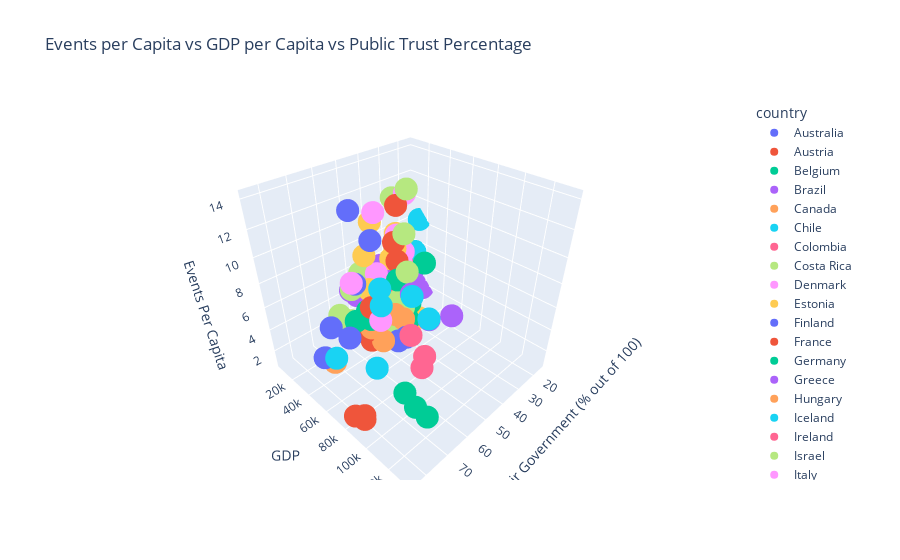

Here is the notebook cell this chart was saved with:
### Code cell
import plotly.express as px

# Create the scatter plot using Plotly Express
fig = px.scatter_3d(
    combined_data, 
    x='public_trust_percentage',
    y='gdp_per_capita' ,
    z='events_per_capita', 
    color='country',
    labels={
        'events_per_capita': 'Events Per Capita',
        'gdp_per_capita': 'GDP',
        'public_trust_percentage': 'Public Trust of Their Government (% out of 100)'
    },
    title='Events per Capita vs GDP per Capita vs Public Trust Percentage'
)

fig.show()

### Figure 1 — Plotly figure (JSON) as saved in the notebook; plotly's stock layout.template omitted (floating-point values rounded to 4 significant figures)
{"data": [{"hovertemplate": "country=Australia<br>Public Trust of Their Government (% out of 100)=%{x}<br>GDP=%{y}<br>Events Per Capita=%{z}<extra></extra>", "legendgroup": "Australia", "marker": {"color": "#636efa", "symbol": "circle"}, "mode": "markers", "name": "Australia", "scene": "scene", "showlegend": true, "type": "scatter3d", "x": [51.9, 49.9], "y": [60700.0, 65100.0], "z": [2.651, 3.053]}, {"hovertemplate": "country=Austria<br>Public Trust of Their Government (% out of 100)=%{x}<br>GDP=%{y}<br>Events Per Capita=%{z}<extra></extra>", "legendgroup": "Austria", "marker": {"color": "#EF553B", "symbol": "circle"}, "mode": "markers", "name": "Austria", "scene": "scene", "showlegend": true, "type": "scatter3d", "x": [62.6, 61, 61], "y": [48790.0, 53520.0, 52080.0], "z": [3.97, 6.275, 3.252]}, {"hovertemplate": "country=Belgium<br>Public Trust of Their Government (% out of 100)=%{x}<br>GDP=%{y}<br>Events Per Capita=%{z}<extra></extra>", "legendgroup": "Belgium", "marker": {"color": "#00cc96", "symbol": "circle"}, "mode": "markers", "name": "Belgium", "scene": "scene", "showlegend": true, "type": "scatter3d", "x": [29.5, 47.3, 57.2], "y": [45610.0, 51850.0, 49930.0], "z": [6.795, 7.19, 4.476]}, {"hovertemplate": "country=Brazil<br>Public Trust of Their Government (% out of 100)=%{x}<br>GDP=%{y}<br>Events Per Capita=%{z}<extra></extra>", "legendgroup": "Brazil", "marker": {"color": "#ab63fa", "symbol": "circle"}, "mode": "markers", "name": "Brazil", "scene": "scene", "showlegend": true, "type": "scatter3d", "x": [16.8, 34.1, 36.2, 32.7, 39.2], "y": [9121.0, 8845.0, 6924.0, 7697.0, 8918.0], "z": [3.116, 1.58, 1.179, 1.894, 1.731]}, {"hovertemplate": "country=Canada<br>Public Trust of Their Government (% out of 100)=%{x}<br>GDP=%{y}<br>Events Per Capita=%{z}<extra></extra>", "legendgroup": "Canada", "marker": {"color": "#FFA15A", "symbol": "circle"}, "mode": "markers", "name": "Canada", "scene": "scene", "showlegend": true, "type": "scatter3d", "x": [61, 50.7], "y": [52520.0, 55520.0], "z": [4.424, 4.696]}, {"hovertemplate": "country=Chile<br>Public Trust of Their Government (% out of 100)=%{x}<br>GDP=%{y}<br>Events Per Capita=%{z}<extra></extra>", "legendgroup": "Chile", "marker": {"color": "#19d3f3", "symbol": "circle"}, "mode": "markers", "name": "Chile", "scene": "scene", "showlegend": true, "type": "scatter3d", "x": [33.5, 15.3, 17.1, 23.2, 28.7], "y": [15820.0, 14630.0, 13170.0, 16240.0, 15360.0], "z": [5.524, 8.351, 5.43, 4.514, 4.729]}, {"hovertemplate": "country=Colombia<br>Public Trust of Their Government (% out of 100)=%{x}<br>GDP=%{y}<br>Events Per Capita=%{z}<extra></extra>", "legendgroup": "Colombia", "marker": {"color": "#FF6692", "symbol": "circle"}, "mode": "markers", "name": "Colombia", "scene": "scene", "showlegend": true, "type": "scatter3d", "x": [27.5, 32.8, 37.4, 28.9, 29.7], "y": [6782.0, 6437.0, 5304.0, 6183.0, 6624.0], "z": [0.8239, 1.243, 1.347, 4.432, 2.629]}, {"hovertemplate": "country=Costa Rica<br>Public Trust of Their Government (% out of 100)=%{x}<br>GDP=%{y}<br>Events Per Capita=%{z}<extra></extra>", "legendgroup": "Costa Rica", "marker": {"color": "#B6E880", "symbol": "circle"}, "mode": "markers", "name": "Costa Rica", "scene": "scene", "showlegend": true, "type": "scatter3d", "x": [48, 28.3, 29.8, 31.5, 60], "y": [12380.0, 12670.0, 12180.0, 12600.0, 13370.0], "z": [5.932, 6.589, 11.03, 3.725, 3.166]}, {"hovertemplate": "country=Denmark<br>Public Trust of Their Government (% out of 100)=%{x}<br>GDP=%{y}<br>Events Per Capita=%{z}<extra></extra>", "legendgroup": "Denmark", "marker": {"color": "#FF97FF", "symbol": "circle"}, "mode": "markers", "name": "Denmark", "scene": "scene", "showlegend": true, "type": "scatter3d", "x": [71.6, 65.2, 63.5], "y": [60840.0, 69270.0, 67790.0], "z": [9.62, 14.14, 6.285]}, {"hovertemplate": "country=Estonia<br>Public Trust of Their Government (% out of 100)=%{x}<br>GDP=%{y}<br>Events Per Capita=%{z}<extra></extra>", "legendgroup": "Estonia", "marker": {"color": "#FECB52", "symbol": "circle"}, "mode": "markers", "name": "Estonia", "scene": "scene", "showlegend": true, "type": "scatter3d", "x": [46.5, 51.9, 50.8], "y": [23600.0, 27940.0, 28250.0], "z": [10.61, 8.49, 5.486]}, {"hovertemplate": "country=Finland<br>Public Trust of Their Government (% out of 100)=%{x}<br>GDP=%{y}<br>Events Per Capita=%{z}<extra></extra>", "legendgroup": "Finland", "marker": {"color": "#636efa", "symbol": "circle"}, "mode": "markers", "name": "Finland", "scene": "scene", "showlegend": true, "type": "scatter3d", "x": [80.9, 71.4, 77.5], "y": [49170.0, 53500.0, 50870.0], "z": [3.906, 4.783, 6.209]}, {"hovertemplate": "country=France<br>Public Trust of Their Government (% out of 100)=%{x}<br>GDP=%{y}<br>Events Per Capita=%{z}<extra></extra>", "legendgroup": "France", "marker": {"color": "#EF553B", "symbol": "circle"}, "mode": "markers", "name": "France", "scene": "scene", "showlegend": true, "type": "scatter3d", "x": [41, 43.4, 43.4], "y": [39180.0, 43670.0, 40890.0], "z": [7.644, 12.33, 9.447]}, {"hovertemplate": "country=Germany<br>Public Trust of Their Government (% out of 100)=%{x}<br>GDP=%{y}<br>Events Per Capita=%{z}<extra></extra>", "legendgroup": "Germany", "marker": {"color": "#00cc96", "symbol": "circle"}, "mode": "markers", "name": "Germany", "scene": "scene", "showlegend": true, "type": "scatter3d", "x": [65.4, 60.5, 60.8], "y": [46750.0, 51430.0, 48720.0], "z": [5.161, 5.066, 5.692]}, {"hovertemplate": "country=Greece<br>Public Trust of Their Government (% out of 100)=%{x}<br>GDP=%{y}<br>Events Per Capita=%{z}<extra></extra>", "legendgroup": "Greece", "marker": {"color": "#ab63fa", "symbol": "circle"}, "mode": "markers", "name": "Greece", "scene": "scene", "showlegend": true, "type": "scatter3d", "x": [15.7, 39.6, 39.7, 40.2, 25.6], "y": [19760.0, 19140.0, 17620.0, 20310.0, 20870.0], "z": [1.891, 4.636, 6.169, 5.279, 4.162]}, {"hovertemplate": "country=Hungary<br>Public Trust of Their Government (% out of 100)=%{x}<br>GDP=%{y}<br>Events Per Capita=%{z}<extra></extra>", "legendgroup": "Hungary", "marker": {"color": "#FFA15A", "symbol": "circle"}, "mode": "markers", "name": "Hungary", "scene": "scene", "showlegend": true, "type": "scatter3d", "x": [42.9, 41.7, 44.2], "y": [16130.0, 18750.0, 18390.0], "z": [2.041, 1.318, 4.304]}, {"hovertemplate": "country=Iceland<br>Public Trust of Their Government (% out of 100)=%{x}<br>GDP=%{y}<br>Events Per Capita=%{z}<extra></extra>", "legendgroup": "Iceland", "marker": {"color": "#19d3f3", "symbol": "circle"}, "mode": "markers", "name": "Iceland", "scene": "scene", "showlegend": true, "type": "scatter3d", "x": [59.2, 63.4, 51.5], "y": [58850.0, 68710.0, 73470.0], "z": [7.913, 7.516, 7.33]}, {"hovertemplate": "country=Ireland<br>Public Trust of Their Government (% out of 100)=%{x}<br>GDP=%{y}<br>Events Per Capita=%{z}<extra></extra>", "legendgroup": "Ireland", "marker": {"color": "#FF6692", "symbol": "circle"}, "mode": "markers", "name": "Ireland", "scene": "scene", "showlegend": true, "type": "scatter3d", "x": [58.8, 62.3, 62.3], "y": [85970.0, 102000.0, 104000.0], "z": [5.596, 4.331, 5.442]}, {"hovertemplate": "country=Israel<br>Public Trust of Their Government (% out of 100)=%{x}<br>GDP=%{y}<br>Events Per Capita=%{z}<extra></extra>", "legendgroup": "Israel", "marker": {"color": "#B6E880", "symbol": "circle"}, "mode": "markers", "name": "Israel", "scene": "scene", "showlegend": true, "type": "scatter3d", "x": [43.8, 38.9, 42.2, 49.6, 38.9, 44, 44], "y": [37690.0, 41110.0, 42410.0, 44450.0, 44850.0, 52130.0, 54930.0], "z": [1.521, 3.317, 4.391, 4.716, 13.25, 10.61, 7.711]}, {"hovertemplate": "country=Italy<br>Public Trust of Their Government (% out of 100)=%{x}<br>GDP=%{y}<br>Events Per Capita=%{z}<extra></extra>", "legendgroup": "Italy", "marker": {"color": "#FF97FF", "symbol": "circle"}, "mode": "markers", "name": "Italy", "scene": "scene", "showlegend": true, "type": "scatter3d", "x": [37.5, 35.4, 35.4], "y": [31920.0, 36450.0, 34780.0], "z": [9.233, 12.46, 7.794]}, {"hovertemplate": "country=Japan<br>Public Trust of Their Government (% out of 100)=%{x}<br>GDP=%{y}<br>Events Per Capita=%{z}<extra></extra>", "legendgroup": "Japan", "marker": {"color": "#FECB52", "symbol": "circle"}, "mode": "markers", "name": "Japan", "scene": "scene", "showlegend": true, "type": "scatter3d", "x": [38.5, 41.1, 42.3, 29.1, 43.1], "y": [39750.0, 40420.0, 40040.0, 40060.0, 34020.0], "z": [1.291, 1.018, 1.2, 1.129, 1.266]}, {"hovertemplate": "country=Latvia<br>Public Trust of Their Government (% out of 100)=%{x}<br>GDP=%{y}<br>Events Per Capita=%{z}<extra></extra>", "legendgroup": "Latvia", "marker": {"color": "#636efa", "symbol": "circle"}, "mode": "markers", "name": "Latvia", "scene": "scene", "showlegend": true, "type": "scatter3d", "x": [30.7, 29.5, 29.5], "y": [18100.0, 20930.0, 21780.0], "z": [3.578, 3.29, 2.501]}, {"hovertemplate": "country=Lithuania<br>Public Trust of Their Government (% out of 100)=%{x}<br>GDP=%{y}<br>Events Per Capita=%{z}<extra></extra>", "legendgroup": "Lithuania", "marker": {"color": "#EF553B", "symbol": "circle"}, "mode": "markers", "name": "Lithuania", "scene": "scene", "showlegend": true, "type": "scatter3d", "x": [47.4, 30.4, 30.4], "y": [20380.0, 23850.0, 25060.0], "z": [2.111, 5.284, 2.684]}, {"hovertemplate": "country=Luxembourg<br>Public Trust of Their Government (% out of 100)=%{x}<br>GDP=%{y}<br>Events Per Capita=%{z}<extra></extra>", "legendgroup": "Luxembourg", "marker": {"color": "#00cc96", "symbol": "circle"}, "mode": "markers", "name": "Luxembourg", "scene": "scene", "showlegend": true, "type": "scatter3d", "x": [78, 78, 78], "y": [116900.0, 133700.0, 125000.0], "z": [5.552, 5.0, 5.053]}, {"hovertemplate": "country=Mexico<br>Public Trust of Their Government (% out of 100)=%{x}<br>GDP=%{y}<br>Events Per Capita=%{z}<extra></extra>", "legendgroup": "Mexico", "marker": {"color": "#ab63fa", "symbol": "circle"}, "mode": "markers", "name": "Mexico", "scene": "scene", "showlegend": true, "type": "scatter3d", "x": [29.5, 49.5, 45.9, 48.3, 52.9], "y": [10130.0, 10430.0, 8895.0, 10360.0, 11500.0], "z": [3.444, 3.853, 4.484, 4.852, 4.721]}, {"hovertemplate": "country=Netherlands<br>Public Trust of Their Government (% out of 100)=%{x}<br>GDP=%{y}<br>Events Per Capita=%{z}<extra></extra>", "legendgroup": "Netherlands", "marker": {"color": "#FFA15A", "symbol": "circle"}, "mode": "markers", "name": "Netherlands", "scene": "scene", "showlegend": true, "type": "scatter3d", "x": [78.1, 58.5, 47.2], "y": [52160.0, 58730.0, 57030.0], "z": [3.325, 3.325, 3.988]}, {"hovertemplate": "country=Norway<br>Public Trust of Their Government (% out of 100)=%{x}<br>GDP=%{y}<br>Events Per Capita=%{z}<extra></extra>", "legendgroup": "Norway", "marker": {"color": "#19d3f3", "symbol": "circle"}, "mode": "markers", "name": "Norway", "scene": "scene", "showlegend": true, "type": "scatter3d", "x": [82.9, 77.4, 63.6], "y": [68340.0, 93070.0, 108700.0], "z": [5.465, 5.676, 8.832]}, {"hovertemplate": "country=Poland<br>Public Trust of Their Government (% out of 100)=%{x}<br>GDP=%{y}<br>Events Per Capita=%{z}<extra></extra>", "legendgroup": "Poland", "marker": {"color": "#FF6692", "symbol": "circle"}, "mode": "markers", "name": "Poland", "scene": "scene", "showlegend": true, "type": "scatter3d", "x": [27.3, 25.9, 34.2], "y": [15820.0, 18050.0, 18690.0], "z": [4.821, 4.784, 3.129]}, {"hovertemplate": "country=Portugal<br>Public Trust of Their Government (% out of 100)=%{x}<br>GDP=%{y}<br>Events Per Capita=%{z}<extra></extra>", "legendgroup": "Portugal", "marker": {"color": "#B6E880", "symbol": "circle"}, "mode": "markers", "name": "Portugal", "scene": "scene", "showlegend": true, "type": "scatter3d", "x": [61.5, 57.6, 58.9], "y": [22240.0, 24660.0, 24520.0], "z": [3.486, 5.945, 3.18]}, {"hovertemplate": "country=Slovenia<br>Public Trust of Their Government (% out of 100)=%{x}<br>GDP=%{y}<br>Events Per Capita=%{z}<extra></extra>", "legendgroup": "Slovenia", "marker": {"color": "#FF97FF", "symbol": "circle"}, "mode": "markers", "name": "Slovenia", "scene": "scene", "showlegend": true, "type": "scatter3d", "x": [45.3, 33.9, 45.1], "y": [25560.0, 29330.0, 28440.0], "z": [6.278, 6.546, 3.03]}, {"hovertemplate": "country=Spain<br>Public Trust of Their Government (% out of 100)=%{x}<br>GDP=%{y}<br>Events Per Capita=%{z}<extra></extra>", "legendgroup": "Spain", "marker": {"color": "#FECB52", "symbol": "circle"}, "mode": "markers", "name": "Spain", "scene": "scene", "showlegend": true, "type": "scatter3d", "x": [38.2, 37.2, 37.2], "y": [26980.0, 30490.0, 29670.0], "z": [7.068, 9.29, 7.987]}, {"hovertemplate": "country=Sweden<br>Public Trust of Their Government (% out of 100)=%{x}<br>GDP=%{y}<br>Events Per Capita=%{z}<extra></extra>", "legendgroup": "Sweden", "marker": {"color": "#636efa", "symbol": "circle"}, "mode": "markers", "name": "Sweden", "scene": "scene", "showlegend": true, "type": "scatter3d", "x": [67.1, 63.4, 68.8], "y": [52840.0, 61420.0, 56420.0], "z": [8.731, 11.94, 14.05]}, {"hovertemplate": "country=Switzerland<br>Public Trust of Their Government (% out of 100)=%{x}<br>GDP=%{y}<br>Events Per Capita=%{z}<extra></extra>", "legendgroup": "Switzerland", "marker": {"color": "#EF553B", "symbol": "circle"}, "mode": "markers", "name": "Switzerland", "scene": "scene", "showlegend": true, "type": "scatter3d", "x": [84.6, 83.8, 83.8], "y": [85900.0, 93450.0, 93260.0], "z": [1.91, 2.493, 2.119]}, {"hovertemplate": "country=United Kingdom<br>Public Trust of Their Government (% out of 100)=%{x}<br>GDP=%{y}<br>Events Per Capita=%{z}<extra></extra>", "legendgroup": "United Kingdom", "marker": {"color": "#00cc96", "symbol": "circle"}, "mode": "markers", "name": "United Kingdom", "scene": "scene", "showlegend": true, "type": "scatter3d", "x": [34.7, 39.5, 39.5], "y": [40220.0, 46870.0, 46130.0], "z": [3.274, 2.365, 2.606]}, {"hovertemplate": "country=United States<br>Public Trust of Their Government (% out of 100)=%{x}<br>GDP=%{y}<br>Events Per Capita=%{z}<extra></extra>", "legendgroup": "United States", "marker": {"color": "#ab63fa", "symbol": "circle"}, "mode": "markers", "name": "United States", "scene": "scene", "showlegend": true, "type": "scatter3d", "x": [46.5, 40.5, 31], "y": [63530.0, 70220.0, 76330.0], "z": [6.511, 3.96, 3.655]}], "layout": {"legend": {"title": {"text": "country"}, "tracegroupgap": 0}, "scene": {"domain": {"x": [0, 1], "y": [0, 1]}, "xaxis": {"title": {"text": "Public Trust of Their Government (% out of 100)"}}, "yaxis": {"title": {"text": "GDP"}}, "zaxis": {"title": {"text": "Events Per Capita"}}}, "title": {"text": "Events per Capita vs GDP per Capita vs Public Trust Percentage"}}}
